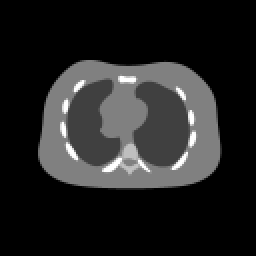
%> input picture Reconstruction/data/ChestPhantom.png, 128 x 128 px (shown 2 times larger)
$ octave Q2.m   (GNU Octave 9; MATLAB toolbox functions it lacks are replaced by stand-ins)
%> lines starting %> are read from the running program, lines starting %| are printed output that depends on the picture; in (x1, y1, x2, y2) boxes, pixels count from 0 and x2, y2 are one past the last pixel; in counts of white or black regions, pixels touching at a corner belong together; the program's own positions count from 1
close all;
clear all;

I=double(imread('ChestPhantom.png'));
%> I: size 128x128 double; min 0, max 255, mean 35.4; mean of the top-left, top-right, bottom-left and bottom-right quarters 35, 35.2, 35.3, 36.1
imshow(I);
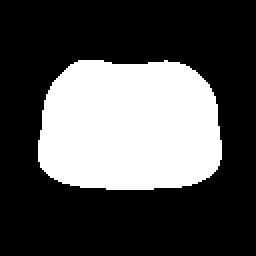
%> displayed picture: size 128x128, on the screen's scale of 0 to 255 (shown 2 times larger); 31.8% white; 1 white region, box (x1, y1, x2, y2) and area: (19, 30, 111, 95) 5212
R=radon(I);
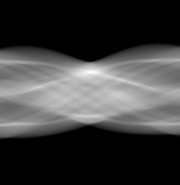
%> R: size 185x180 double; min 0, max 12942, mean 3133.2; drawn with min black and max white

x=zeros(16384, 1);
%> (the run ends here)
